Frame 1 (no input): blank canvas, image omitted
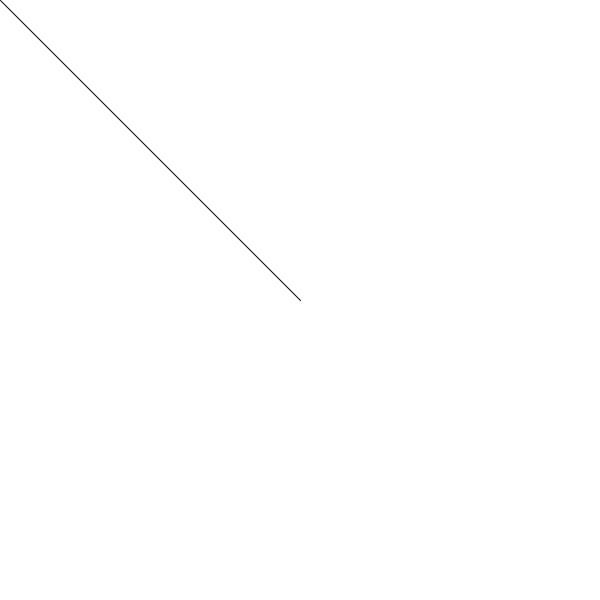
Frame 2 (the mouse pressed at the canvas centre, redrawn once)

The Processing sketch that drew this single still picture (run headless with seeded random() and noise(); the mouse was pressed at the canvas centre and the sketch redrawn once):

// Processing sketch: prac1
// ── prac1.pde
void setup() {
  size(600, 600);
  smooth();
  background(255);
  noLoop();
}

void draw(){
   if (dist(mouseX,mouseY,width/2,height/2) < 100){
      line(pmouseX,pmouseY,mouseX,mouseY);
   } 
}

void mousePressed(){
   loop(); 
}

void mouseReleased(){
   noLoop(); 
}
